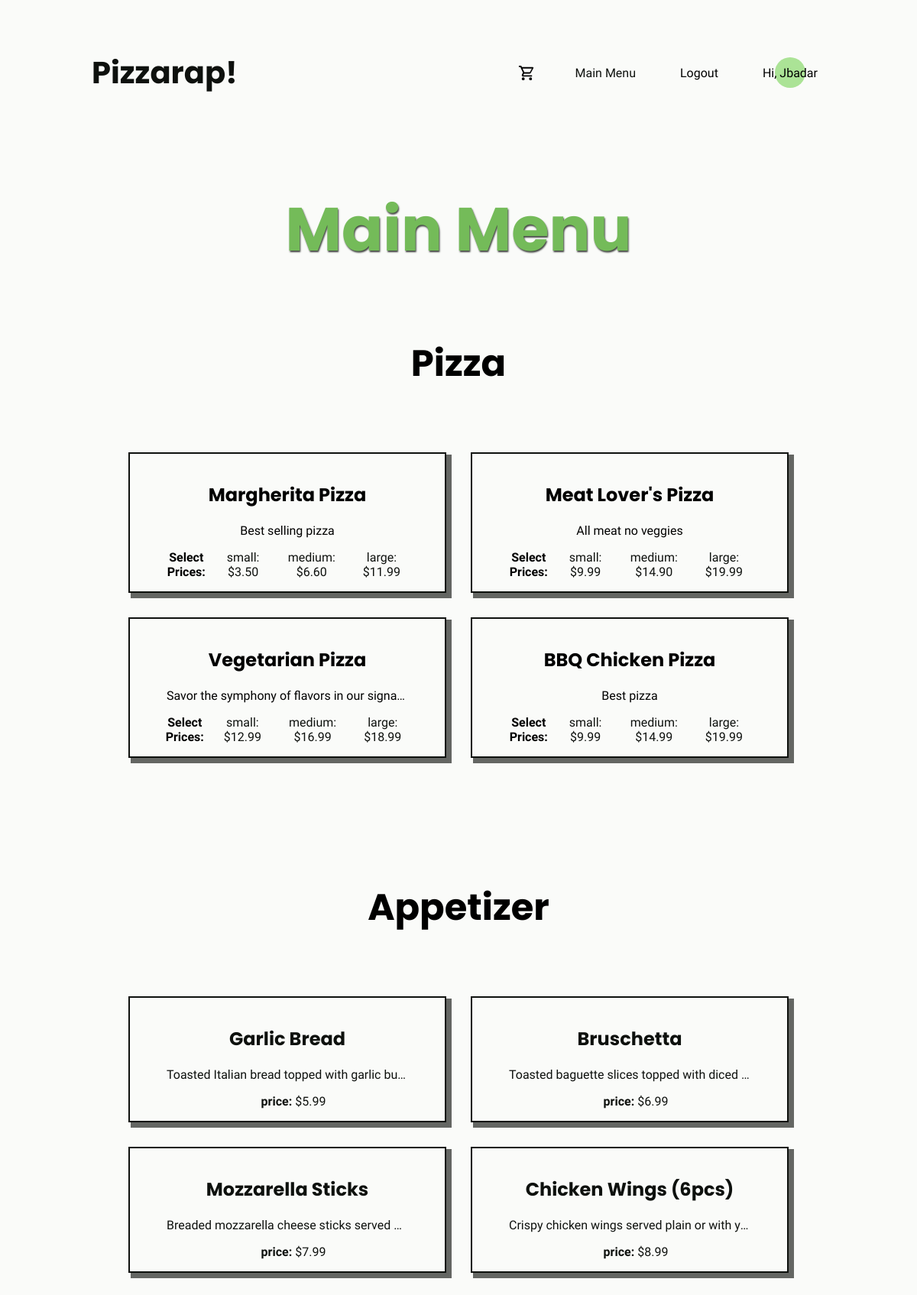
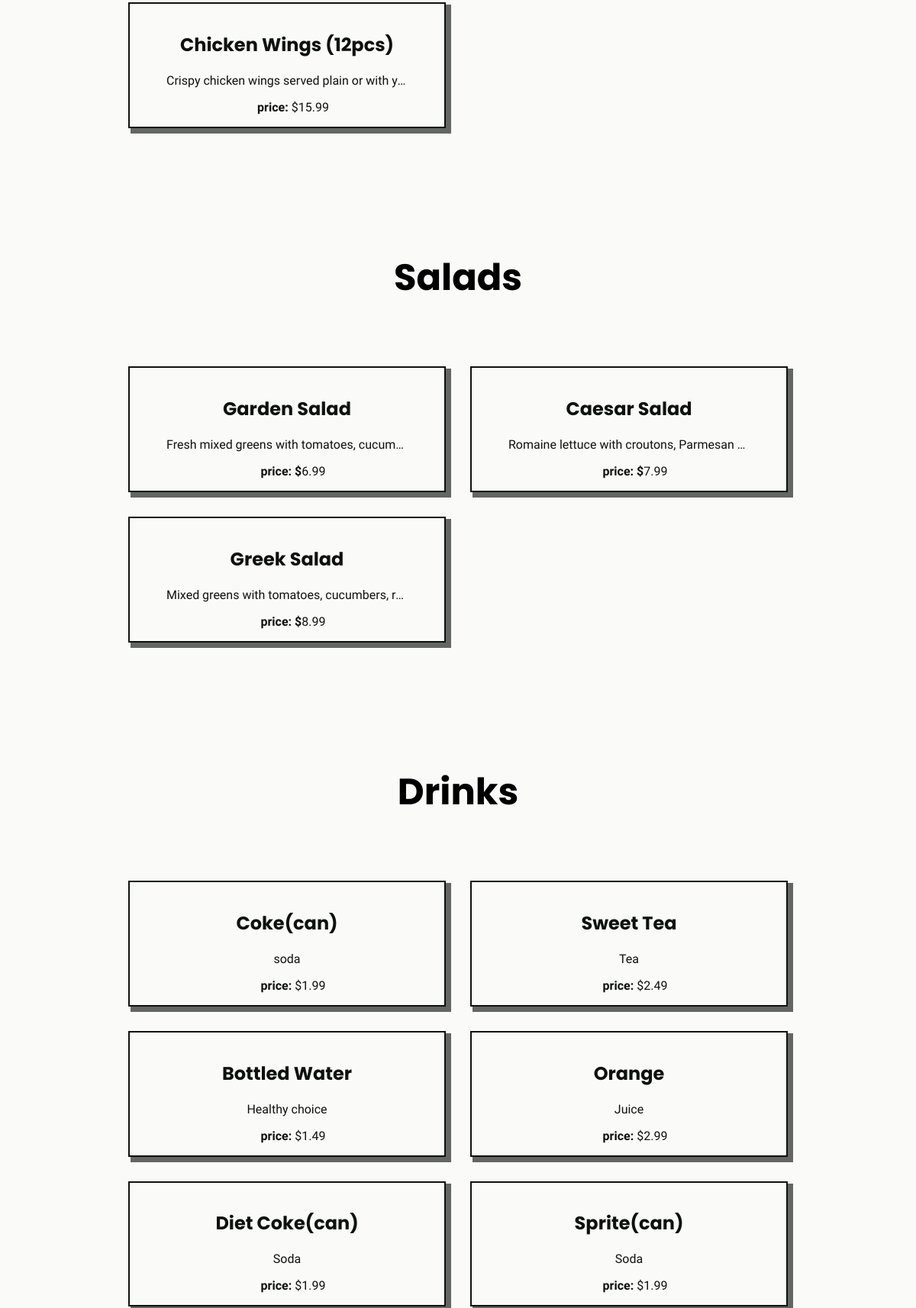
/home/main (signed in, upper part), run on the app's committed database (2 pictures, top to bottom).
### pizzaplace/models.py (models this page shows, shortened)
class Pizza(models.Model):
    pizza_name = models.CharField(max_length=50, blank=False)
    pizza_description = models.TextField()
    small_price = models.DecimalField(max_digits=6, decimal_places=2)
    medium_price = models.DecimalField(max_digits=6, decimal_places=2)
    large_price = models.DecimalField(max_digits=6, decimal_places=2)

class Appetizer(models.Model):
    name = models.CharField(max_length=50, blank=False)
    description = models.TextField()
    price = models.DecimalField(max_digits=6, decimal_places=2)

class Salad(models.Model):
    name = models.CharField(max_length=50, blank=False)
    description = models.TextField()
    price = models.DecimalField(max_digits=6, decimal_places=2)

class Drink(models.Model):
    name = models.CharField(max_length=50, blank=False)
    description = models.TextField()
    price = models.DecimalField(max_digits=6, decimal_places=2)

### pizzaplace/views.py (the view)
# urls.py: path("home/main", views.main, name="main-page"),
def main(request):
    pizza_details = Pizza.objects.all()
    appetizer = Appetizer.objects.all()
    salad = Salad.objects.all()
    drink = Drink.objects.all()
    return render(request, "pizzaplace/main.html", {
        "pizzas": pizza_details,
        "appetizers": appetizer,
        "salads": salad,
        "drinks": drink,
    })

### pizzaplace/templates/pizzaplace/main.html (shortened to what this page needs)
{% extends 'base.html' %}
{% load static %}
{% block style %}
<link rel="stylesheet" href="{% static "pizzaplace/main.css" %}">
{% endblock %}
{% block content %}
<h1 class = "menu">Main Menu</h1>
    <div class="all-menu">
    <h1 class="label">Pizza</h1>
        <div class="menu-main">
    {% for pizza in pizzas %}
        {% include "pizzaplace/include/pizza_card.html" %}
    {% endfor %}
    </div>
    <h1 class="label">Appetizer</h1>
    <div class="menu-main">
     {% for appetizer in appetizers %}
        {% include "pizzaplace/include/appetizer.html" %}
    {% endfor %}
    </div>
    <h1 class="label" >Salads</h1>
    <div class="menu-main">
     {% for salad in salads %}
        {% include "pizzaplace/include/salad.html" %}
    {% endfor %}
    </div>
     <h1 class="label">Drinks</h1>
    <div class="menu-main">
     {% for drink in drinks %}
        {% include "pizzaplace/include/drink.html" %}
    {% endfor %}
    </div>
    </div>
{% endblock %}

### templates/base.html (shortened to what this page needs)
<!DOCTYPE html>
{% load static %}
<html lang="en">
<head>
 <link rel="stylesheet" href="{% static "header.css" %}">
    {% block style %}
    {% endblock %}
</head>
<body>
<header>
<h2 class="icon"><a href="{% url "home" %}">Pizzarap!</a></h2>
    <nav>
        <ul class="links" >
            {% if user.is_authenticated %}
            <li><a href="{% url 'cart_display' %}"></a></li>
            {% endif %}
            <li><a href="{% url 'main-page' %}" >Main Menu</a></li>
            {% if user.is_authenticated %}
        <li><form action="{% url 'logout' %}" method="post">
            <button id="logoutbtn" type="submit">Logout</button>
          </form></li>
      {% else %}
        <li><a href="{% url 'login' %}">Login</a></li>{% endif %}
    {% if user.is_authenticated and user.username %}
    <li class="name">
        Hi, {{ user.username | title }}
        <span class="circle"></span>
    </li>
{% endif %}
        </ul>
   </nav>
</header>
  {% block content %}
  {% endblock %}
</body>
</html>

### pizzaplace/templates/pizzaplace/include/pizza_card.html
{% load static %}
<article>
        <div class="pizza_card">
            <h2 class="cardname">{{ pizza.pizza_name }}</h2>
            <p class="carddescription">{{ pizza.pizza_description }}</p>
            <ul class="prices">
                <p class="SelectPrices">Select Prices:</p>
                <li><a class="purchase-link" data-type="Pizza"   data-id="{{ pizza.id }}" data-name="{{ pizza.pizza_name }}" data-price="{{ pizza.small_price }}" href="">small: ${{ pizza.small_price }}</a></li>
                <li><a class="purchase-link" data-type="Pizza" data-id="{{ pizza.id }}" data-name="{{ pizza.pizza_name }}" data-price="{{ pizza.medium_price }}" href="">medium: ${{ pizza.medium_price }}</a></li>
                <li><a class="purchase-link" data-type="Pizza" data-id="{{ pizza.id }}" data-name="{{ pizza.pizza_name }}" data-price="{{ pizza.large_price }}" href="">large: ${{ pizza.large_price }}</a></li>
            </ul>
        </div>
</article>

### pizzaplace/templates/pizzaplace/include/appetizer.html
{% load static %}
<article>
    <a href="#">
        <div class="pizza_card">
            <h2 class="cardname">{{ appetizer.name }}</h2>
            <p class="carddescription">{{ appetizer.description }}</p>
            <ul class="prices">
                <li><a class="purchase-link" data-type="Appetizer" data-id="{{ appetizer.id }}" data-name="{{ appetizer.name }}" data-price="{{ appetizer.price }}"  href=""><b>price:</b> ${{ appetizer.price}}</a></li>
            </ul>
        </div>
    </a>
</article>

### pizzaplace/templates/pizzaplace/include/salad.html
{% load static %}
<article>
    <a href="#">
        <div class="pizza_card">
            <h2 class="cardname">{{ salad.name }}</h2>
            <p class="carddescription">{{ salad.description }}</p>
            <ul class="prices">
                <li><a class="purchase-link" data-id="{{ salad.id }}" data-type="Salad" data-name="{{ salad.name }}" data-price="{{ salad.price }}"  href=""><b>price: $</b>{{ salad.price }}</a></li>
            </ul>
        </div>
    </a>
</article>

### pizzaplace/templates/pizzaplace/include/drink.html
{% load static %}
<article>
    <a href="#">
        <div class="pizza_card">
            <h2 class="cardname">{{ drink.name }}</h2>
            <p class="carddescription">{{ drink.description }}</p>
            <ul class="prices">
                <li><a class="purchase-link" data-type="Drink" data-id="{{ drink.id }}"  data-name="{{ drink.name }}" data-price="{{ drink.price }}" href="" ><b>price:</b> ${{ drink.price }}</a></li>
            </ul>
        </div>
    </a>
</article>

### static/header.css (style rules this page uses)
:root { --primary: #74BB59; --secondary: #ABE396; --accent:#86E762; --dark: rgb(14, 17, 14); --light: rgba(250, 251, 249, 0.94); }
h1, h2, h3, h4, h5 { font-family: 'Poppins'; font-weight: 700; }
html { margin: 0px; padding: 0px; }
body { margin: 0px; padding: 0px; font-family: 'Source Sans 3'; font-weight: 400; background-color: var(--light); display: flex; min-height: 100vh; width: 100%; flex-direction: column; justify-content: center; align-items: center; }
header { padding: 2rem; font-family: 'Source Sans 3'; width: 80%; position: absolute; top: 0px; display: flex; justify-content: space-between; align-items: center; }
.links { display: flex; gap: 2rem; margin: 0; padding: 0; justify-content: center; align-items: center; }
li { list-style: none; margin: 0 10px; transition: transform 0.3s; }
a { text-decoration: none; color: var(--dark); }
.icon { font-size: 2.5rem; transition: transform .6s; }
svg { width: 23px; height: auto; vertical-align: middle; }
#logoutbtn { font-size: 1rem; align-self: center ; font-family: 'Source Sans 3'; background-color: transparent; border: transparent; }
.name { position: relative; display: inline-block; }
.name .circle { position: absolute; top: 50%; left: 50%; transform: translate(-50%, -50%); width: 40px; height: 40px; border-radius: 50%; background-color: var(--secondary); z-index: -1; }

### pizzaplace/static/pizzaplace/main.css (style rules this page uses)
.all-menu { display: flex; flex-direction: column; max-height: 60vh; gap:3rem; align-items: center; max-width: 80%; }
.menu-main { display: grid; grid-template-columns: repeat(auto-fill, minmax(200px, 1fr)); grid-template-row: repeat(auto-fill, minmax(200px, 1fr)); grid-auto-flow: dense; justify-content: center; align-items: center; gap: 2rem; width: 90%; margin-bottom: 5rem; }
.menu { text-shadow: 1px 2px 2px rgba(14, 17, 14, 0.78); text-align: center; font-size: 5rem; margin-top: 15rem; margin-bottom: 3rem; color: var(--primary); }
.pizza_card { text-align: center; padding: 1rem 3rem; border: 2px solid var(--dark); box-shadow: 5px 5px 0px 2px rgba(14, 17, 14, 0.63); }
.prices { display: flex; gap:1rem; margin: 0px; padding: 0px; align-items: center; justify-content: center; }
.prices p { font-weight: bolder; }
li { transition: transform 0.3s; }
.label { font-size: 3rem; }
.carddescription { white-space: nowrap; overflow: hidden; text-overflow: ellipsis; transition: all 4s linear; }
.SelectPrices { margin:0px; padding: 0px; }
@media (min-width: 881px) { .menu-main { grid-template-columns: repeat(2, minmax(200px, 1fr)); } }

### data on the page
Pizza: pizza_name "Margherita Pizza", pizza_description "Best selling pizza", small_price "3.50", medium_price "6.60", large_price "11.99"
Pizza: pizza_name "Meat Lover's Pizza", pizza_description "All meat no veggies", small_price "9.99", medium_price "14.90", large_price "19.99"
Pizza: pizza_name "Vegetarian Pizza", pizza_description "Savor the symphony of flavors in our signa…", small_price "12.99", medium_price "16.99", large_price "18.99"
Pizza: pizza_name "BBQ Chicken Pizza", pizza_description "Best pizza", small_price "9.99", medium_price "14.99", large_price "19.99"
Appetizer: name "Garlic Bread", description "Toasted Italian bread topped with garlic bu…", price "5.99"
Appetizer: name "Bruschetta", description "Toasted baguette slices topped with diced…", price "6.99"
Appetizer: name "Mozzarella Sticks", description "Breaded mozzarella cheese sticks served…", price "7.99"
Appetizer: name "Chicken Wings (6pcs)", description "Crispy chicken wings served plain or with y…", price "8.99"
Appetizer: name "Chicken Wings (12pcs)", description "Crispy chicken wings served plain or with y…", price "15.99"
Salad: name "Garden Salad", description "Fresh mixed greens with tomatoes, cucum…", price "6.99"
Salad: name "Caesar Salad", description "Romaine lettuce with croutons, Parmesan…", price "7.99"
Salad: name "Greek Salad", description "Mixed greens with tomatoes, cucumbers, r…", price "8.99"
Drink: name "Coke(can)", description "soda", price "1.99"
Drink: name "Sweet Tea", description "Tea", price "2.49"
Drink: name "Bottled Water", description "Healthy choice", price "1.49"
Drink: name "Orange", description "Juice", price "2.99"
Drink: name "Diet Coke(can)", description "Soda", price "1.99"
Drink: name "Sprite(can)", description "Soda", price "1.99"

### other printed values
{{ user.username | title }} "Jbadar"
